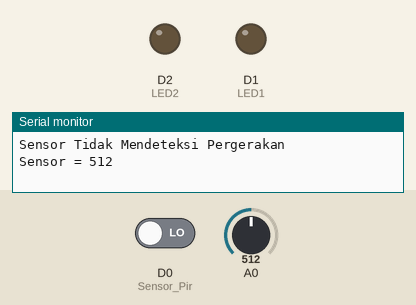
A sketch run on a simulated ESP8266 (NodeMCU). Shown: output pins drawn as LEDs (lit = HIGH), the last lines printed to the serial monitor. The test bench sets the inputs (shaded band); at power-on: D0 (Sensor_Pir) LOW, A0 = 512.

Above: at 1.3 s.
1.4 s: D0 (Sensor_Pir) driven HIGH
At 3.1 s:
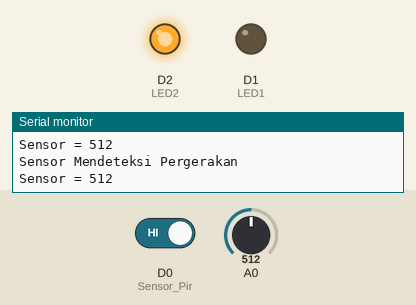
3.6 s: A0 set to 538
5.3 s: A0 set to 566
At 7.3 s:
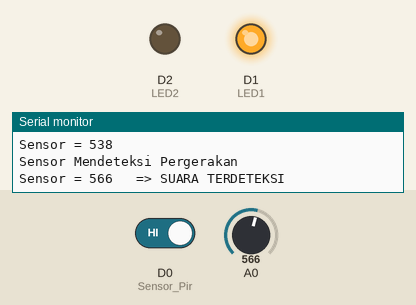
7.6 s: A0 set to 540
At 8.9 s:
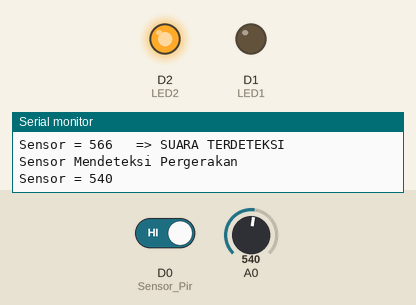
9.6 s: A0 set to 560
At 10.4 s:
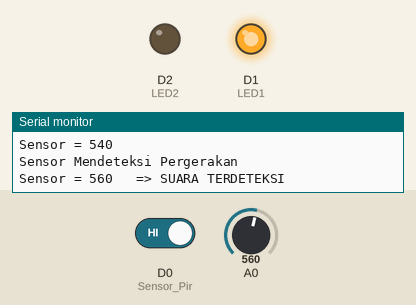
Timing chart, 0 to 12.6 s (numbered marks = the images above; inputs shaded):
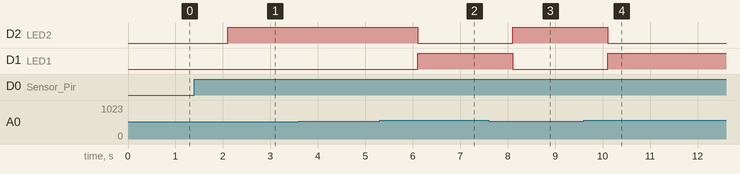

The sketch:

sketch_posttest3_Publisher.ino
```cpp
/*
 * Tutorial By IOTkece
 */
const int Sensor_Pir = D0;
const int LED1 = D1; //red
const int LED2 = D2; //green
const int sensor_suara = D4;
int Keadaan_Sensor;
int nilaiSensor = 0;

void setup() {
Serial.begin(9600);
pinMode(D0, INPUT);
pinMode(D1, OUTPUT);
pinMode(D2, OUTPUT);
pinMode(D4, INPUT);
delay(100);
}

void loop() {
 Keadaan_Sensor = digitalRead(Sensor_Pir);
 nilaiSensor = analogRead(sensor_suara);

 if (Keadaan_Sensor == HIGH) {
  Serial.println("Sensor Mendeteksi Pergerakan");
  if (nilaiSensor > 550){
  digitalWrite(LED1, HIGH);
  digitalWrite(LED2, LOW);
  nilaiSensor = analogRead(sensor_suara);
  Serial.print ("Sensor = ");
  Serial.print (nilaiSensor);
  Serial.println ("\t => SUARA TERDETEKSI");
  }else {
    //turn Relay off:
    digitalWrite(LED1, LOW);
    digitalWrite(LED2, HIGH);
    nilaiSensor = analogRead(sensor_suara);
    Serial.print ("Sensor = ");
    Serial.println (nilaiSensor);
   }
 }
 else {
  Serial.println("Sensor Tidak Mendeteksi Pergerakan");
  digitalWrite(LED1,LOW);
  digitalWrite(LED2,LOW);
  nilaiSensor = analogRead(sensor_suara);
  Serial.print ("Sensor = ");
  Serial.println (nilaiSensor);
 }
 delay(2000);
}
```

Measured:
- the behaviour switches between 550 and 551 on A0 (found by bisection; images 1 and 2)
- after the input at 1.4 s, D2 (LED2): LOW → HIGH after 0.70 s
- after the input at 5.3 s, D2 (LED2): HIGH → LOW after 0.80 s; D1 (LED1): LOW → HIGH after 0.80 s
- after the input at 7.6 s, D2 (LED2): LOW → HIGH after 0.50 s; D1 (LED1): HIGH → LOW after 0.50 s
- after the input at 9.6 s, D2 (LED2): HIGH → LOW after 0.50 s; D1 (LED1): LOW → HIGH after 0.50 s
